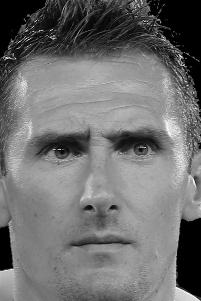
%> input picture img/MiroslavKlose1.jpg, 201 x 301 px
$ octave --eval "datacompression('img/MiroslavKlose1.jpg');"   (GNU Octave 9; MATLAB toolbox functions it lacks are replaced by stand-ins)
%> lines starting %> are read from the running program, lines starting %| are printed output that depends on the picture
function datacompression(file)
%> called with file = 'img/MiroslavKlose1.jpg'
A = double(imread(file));
%> A: size 301x201 double; min 0, max 255, mean 112; mean of the top-left, top-right, bottom-left and bottom-right quarters 96.5, 94.1, 126.1, 131.1
[m,n] = size(A);
%> m = 301; n = 201
[U,S,V] = svd(A);
St = zeros(size(S));
for i = 1 : min(m,n)
    St(i,i) = S(i,i);
    At = U*St*V';           % reconstruction using
    imagesc(At);axis equal; % just a few singular values
    title(sprintf('i = %d',i));
end
%> this loop made 201 passes
%> pass 1, in datacompression, `title(sprintf('i = %d',i));`:
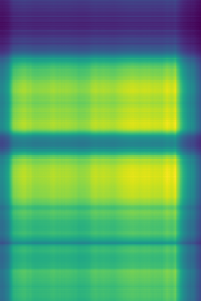
%> displayed picture: size 301x201x3, on the screen's scale of 0 to 255; mean R, G, B 87.3, 160.2, 105.3
%> after the loop:
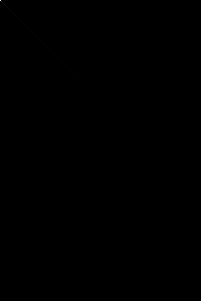
%> St: size 301x201 double; min 0, max 29689, mean 1.4; drawn with min black and max white
%> `datacompression('img/MiroslavKlose1.jpg');`:
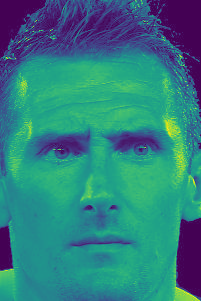
%> displayed picture: size 301x201x3, on the screen's scale of 0 to 255; mean R, G, B 47.3, 125.9, 127.2
